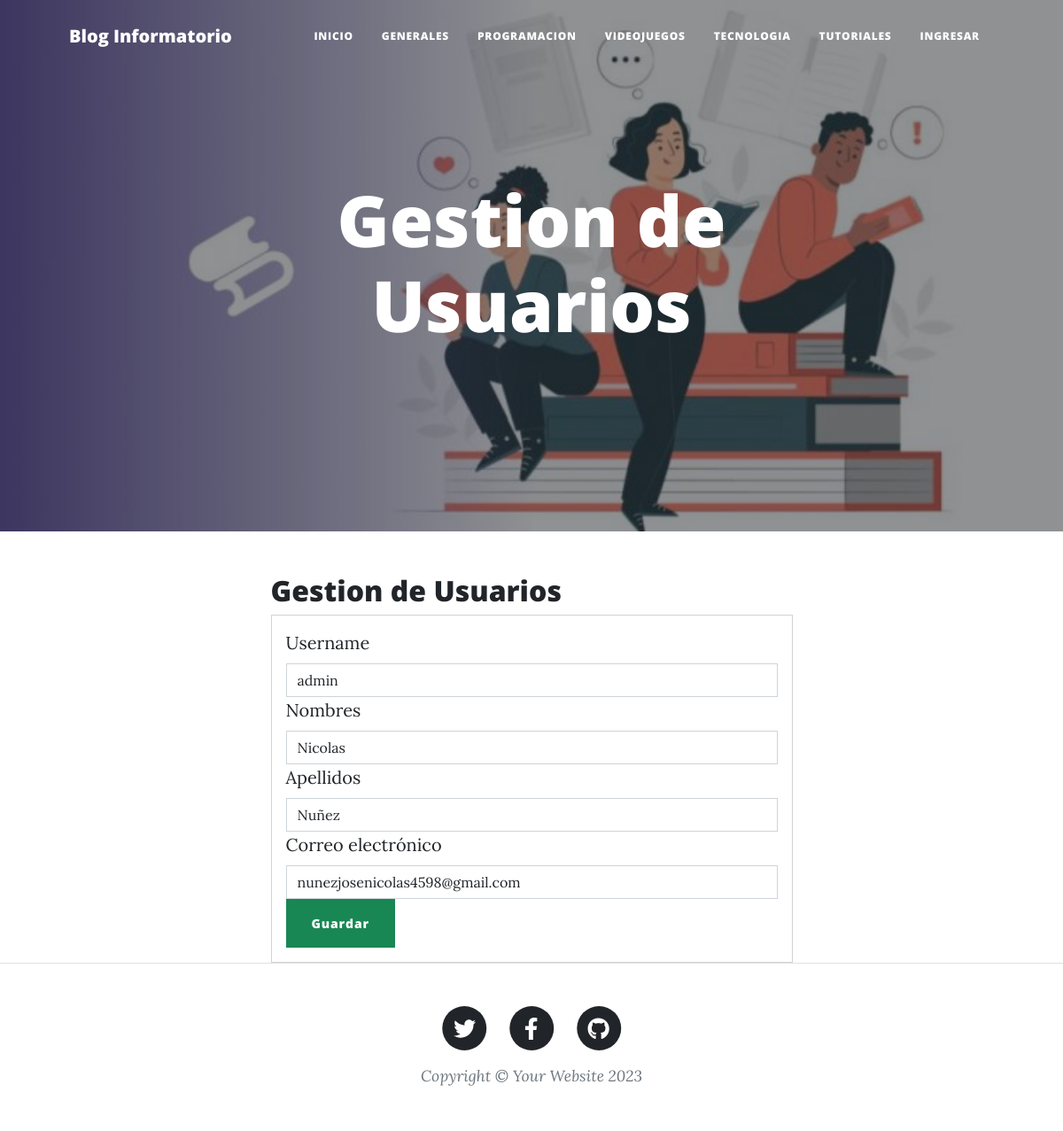
The app's page /Usuarios/edicionusuario/admin with its own data.
### GestionDeBlog/models.py (models this page shows, shortened)
class Usuario(AbstractUser):
    REQUIRED_FIELDS = ['first_name', 'last_name', 'email']

### GestionDeBlog/views.py (the view)
# urls.py: path('Usuarios/edicionusuario/<username>', views.edicionusuario, name="edicionusuario"),
def edicionusuario(request, username):
    usuario = Usuario.objects.get(username=username)
    return render(request, 'edicionUsuarios.html', {"usuario":usuario})

### GestionDeBlog/templates/edicionUsuarios.html (shortened to what this page needs)
{% extends 'index.html' %}
{% load static %}
{% block imagen %} {% static 'assets/img/usuarios.jpg' %} {% endblock imagen %}
{% block titulo_principal %}
    Gestion de Usuarios
{% endblock titulo_principal %}
{% block contenido %}
    <div class="row">
        <div class="col-md-12 offset-md-12">
            <h2> Gestion de Usuarios </h2>
            <div class="card">
                <div class="card-body">
                    <form action="/editarusuario/" method="POST">{% csrf_token %}
                        <div class="card-item">
                            <label for="exampleFormControlInput1" class="form-label">Username</label>
                            <input type="text" id="username" name="username" value="{{usuario.username}}" class="form-control" placeholder="Username" readonly>
                        </div>
                        <div class="card-item">
                            <label for="exampleFormControlInput1" class="form-label">Nombres</label>
                            <input type="text" id="txtNombres" name="txtNombres" value="{{usuario.first_name}}" class="form-control" placeholder="Nombres">
                        </div>
                        <div class="card-item">
                            <label for="exampleFormControlInput1" class="form-label">Apellidos</label>
                            <input type="text" id="txtApellidos" name="txtApellidos" value="{{usuario.last_name}}" class="form-control" placeholder="Apellidos">
                        </div>
                        <div class="card-item">
                            <label for="exampleFormControlInput1" class="form-label">Correo electrónico</label>
                            <input type="email" id="email" name="email" value="{{usuario.email}}" class="form-control" placeholder="Correo Electronico">
                        </div>
                        <div class="card-item">
                            <button type="submit" class="btn btn-success btn-block text-white"> Guardar </button>
                        </div>
                    </form>
                </div>
            </div>
        </div>
    </div>
{% endblock contenido %}

### records on screen
Usuario: username "admin", txtNombres "Nicolas", txtApellidos "Nuñez", email "nunezjosenicolas4598@gmail.com"
